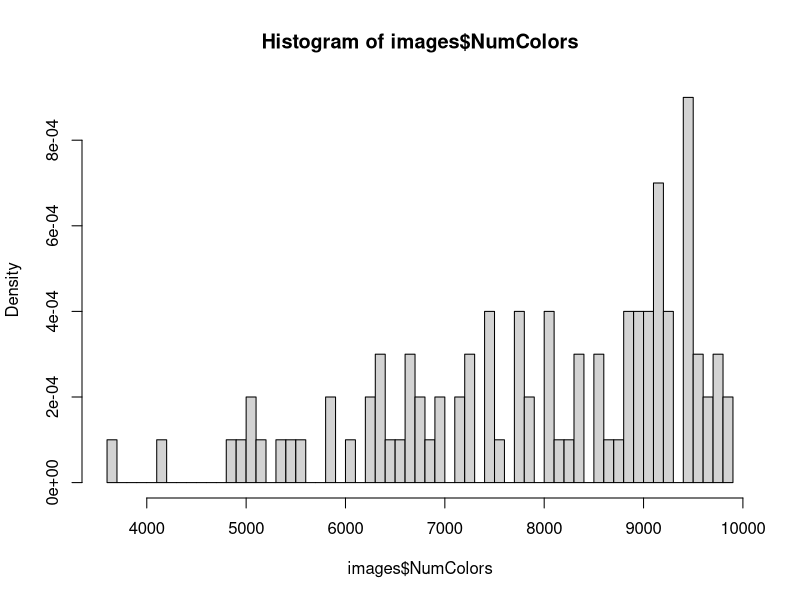
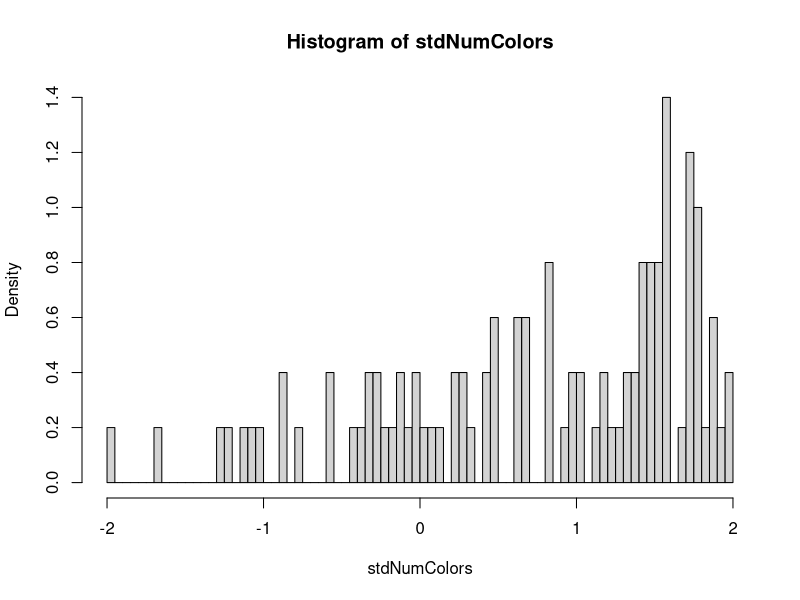

Recreate these plots in R, in order.
## Standardizes input vectors for use in neural network
images <- read.csv('imageColorData.csv')

str(images)
dim(images)

# Standardize a vector of input features to lie in the range [-2, 2]
# Equation comes from this paper: http://www.faqs.org/faqs/ai-faq/neural-nets/part2/
# -- search "Should I standardize the input variables (column vectors)?"
standardize <- function(x) {
	N <- length(x)
	std.x <- numeric(N)
	
	midrange <- (max(x) + min(x))/2
	range <- max(x) - min(x)
	
	std.x <- (x - midrange)/(range/4)
}

stdNumColors <- standardize(images$NumColors)
hist(images$NumColors, breaks = 50, prob = T)
hist(stdNumColors, breaks = 100, prob = T)

imageMatrix <- as.matrix(images[,3:46])
newImageMatrix <- apply(imageMatrix, 2, standardize)

dim(newImageMatrix)
newImageMatrix[,1] == stdNumColors

stdImages <- as.data.frame(cbind(images[,(1:2)], newImageMatrix))

str(stdImages)
dim(stdImages)
stdImages$NumColors == stdNumColors

write.csv(stdImages, row.names = F, file = "imageColorData_Standardized.csv")



